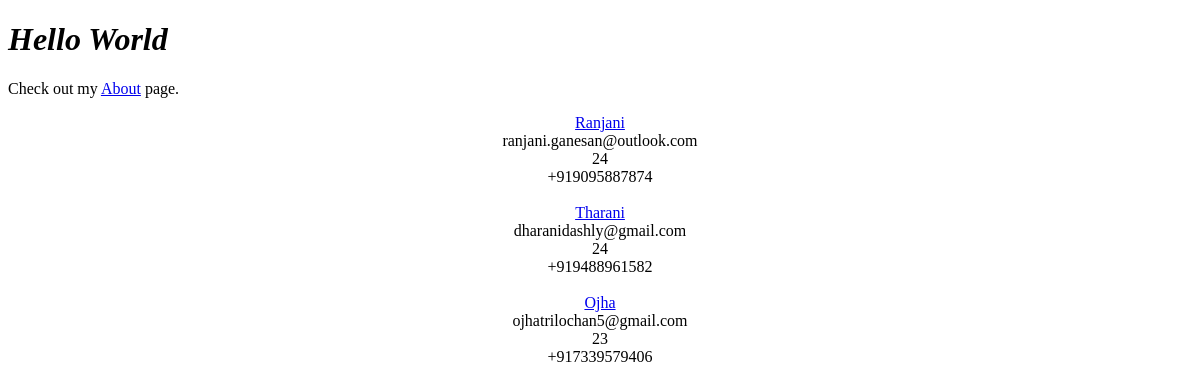
/, run on an earlier commit of the app's database.
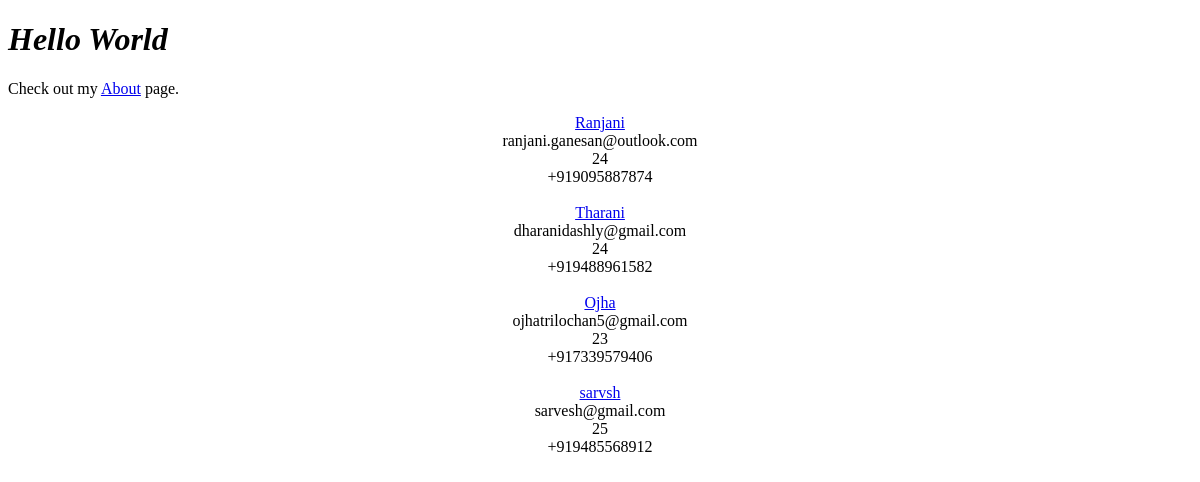
And on a later commit of the database.
### backend/models.py (models this page shows, shortened)
class Student(models.Model):
    name =  models.CharField(max_length=100)
    Age =   models.IntegerField(default=0)
    email = models.EmailField(max_length=100)
    Phone = PhoneNumberField(null=False, blank=False, unique=True)

### backend/views.py (the view)
# urls.py: path('', views.homepage, name="index"),
def homepage(request):
    data = models.Student.objects.all()
    return render(request, 'home.html',{"data":data})

### templates/home.html (shortened to what this page needs)
<!DOCTYPE html>
<html lang="en">
<head>
</head>
<body>
    <h1><i>Hello World</i></h1>
    <p>Check out my <a href="{% url 'hello' %}">About</a> page.</p>
<center>
    {% for i in data %}
       <a href="{% url 'contact' i.id %}"> {{i.name}} </a><br>
        {{i.email}}<br>
        {{i.Age}}<br>
        {{i.Phone}}<br><br>
    {% endfor %}
</center>
</body>
</html>

What changed in the data, as far as the page shows it:
added Student: name "sarvsh", email "sarvesh@gmail.com", Age "25", Phone "+919485568912"
